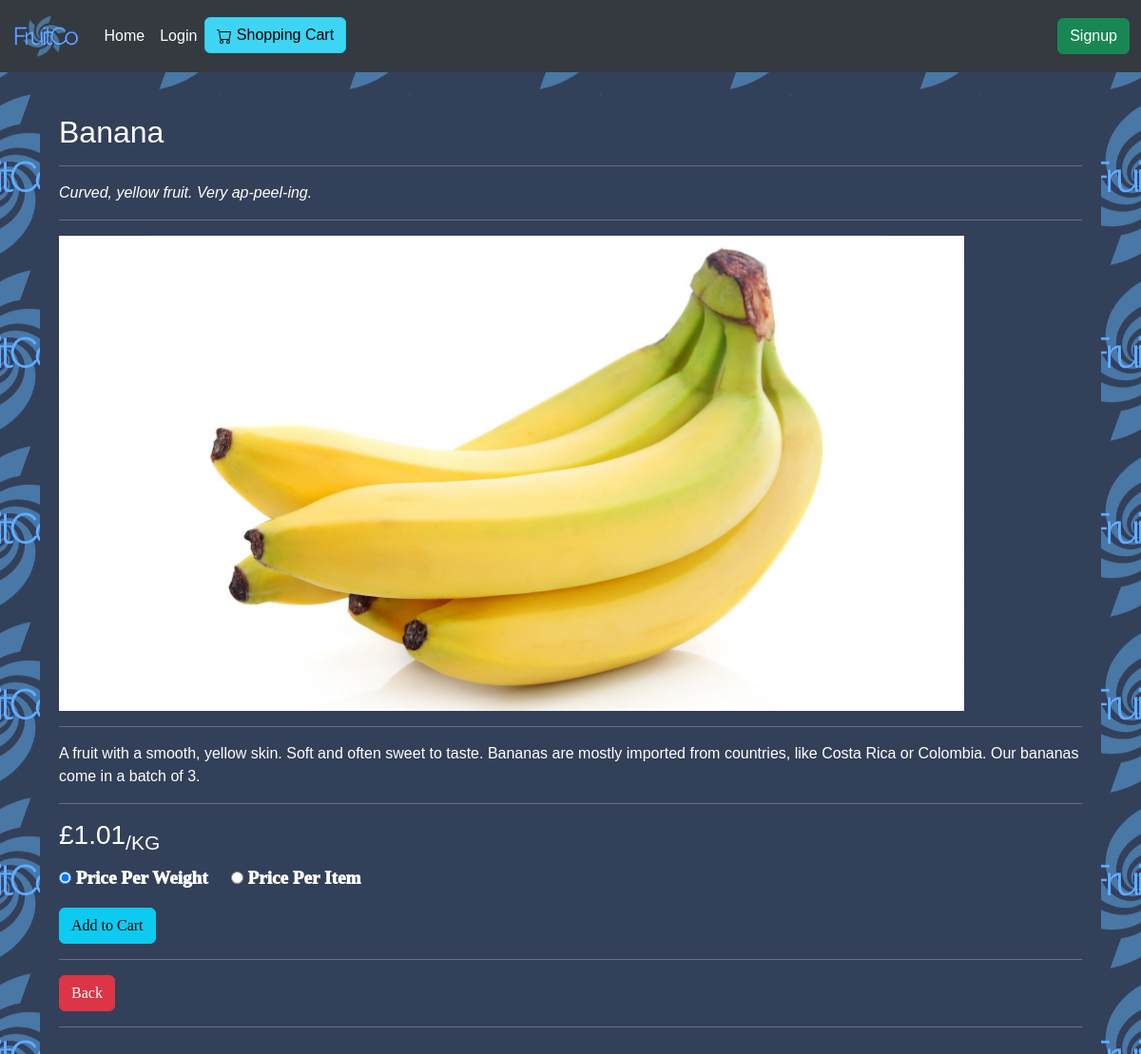
The page /itempage/1 on the database its author committed.
### shop.py (models this page shows, shortened)
class Items(db.Model):
    id = db.Column(db.Integer(), primary_key=True)
    item = db.Column(db.String(50), unique=True)
    price_pw = db.Column(db.Float(5))
    price_pi = db.Column(db.Float(5))
    short_desc = db.Column(db.String(100))
    long_desc = db.Column(db.String(200))
    environmental = db.Column(db.Integer())
    image = db.Column(db.String(200))
    filename = db.Column(db.String(100))

### shop.py (the view)
@app.route('/itempage/<string:id>')
def itempage(id):
    item = Items.query.get_or_404(id)
    return render_template('itempage.html', item=item)

### 22057083_website.zip/templates/itempage.html (shortened to what this page needs)
{% extends 'base.html' %}
{% block content %}
<br/>
<div class="credentials-container">
    <h2>{{ item.item }}</h2>
    <hr>
    <i>{{ item.short_desc }}</i>
    <hr>
    <img src="{{ url_for('static', filename=item.filename) }}" alt="{{ item.item }}", height="500px", width="auto">
    <hr>
    <p>{{ item.long_desc }}</p>
    <hr>
    <h3 id="{{ item.item }}" style="float: left;">£{{ item.price_pw }}<sub>/KG</sub></h3>
    <br/><br/>
    <form method="POST" action="/add_to_cart/{{item.id}}">
    <div class="index-form">
      <div class="info">
        <input type="radio"
          name="{{ item.item }}"
          id="{{ item.item }}pw"
          value="{{ item.price_pw }}"
          onClick="perWeight('{{ item.item }}', '{{ item.price_pw }}', '{{ item.short_desc }}', '{{ item.filename }}')" checked="checked">
        <label for="{{ item.item }}pw"><p>Price Per Weight</p></label>&emsp;
        <input type="radio"
          name="{{ item.item }}"
          id="{{ item.item }}pi"
          value="{{ item.price_pi }}"
          onClick="perItem('{{ item.item }}', '{{ item.price_pi }}', '{{ item.short_desc }}', '{{ item.filename }}')">
        <label for="{{ item.item }}pi"><p>Price Per Item</p></label>
        <br/>
        <button type="submit" class="btn btn-info">Add to Cart</button>
      </div>
    </form>
    <hr>
    <a class="btn btn-danger" href="{{ url_for('index') }}">Back</a>
    </div>
    <hr>
{% endblock %}

### templates/base.html (shortened to what this page needs)
<!doctype html>
<html lang="en">
  <head>
    <link href="{{ url_for('static', filename='stylesheet.css') }}" rel="stylesheet">
    <link href="https://cdn.jsdelivr.net/npm/bootstrap@5.3.0-alpha3/dist/css/bootstrap.min.css" rel="stylesheet">
  </head>
  <body id="body">
    {% include 'navbar.html' %}
    <div class="container">
        {% block content %}
        {% endblock %}
    </div>
  </body>
</html>

### templates/navbar.html (shortened to what this page needs)
<div>
  <nav class="navbar navbar-expand-lg bg-body-secondary" data-bs-theme="dark">
    <div class="container-fluid">
      <a class="navbar-brand" href="{{ url_for('index') }}"><img id="logo" src="{{ url_for('static', filename='FruitCo.png') }}"></a>
      <div class="collapse navbar-collapse" id="navbarSupportedContent">
        <ul class="navbar-nav me-auto mb-2 mb-lg-0">
          <li class="nav-item">
            <a class="nav-link active" aria-current="page" href="{{ url_for('index') }}">Home</a>
          </li>
          {% if not current_user.is_authenticated %}
            <li class="nav-item">
              <a class="nav-link active" href="{{ url_for('login') }}">Login</a>
            </li>
            <li class="nav-item">
              <a class="btn btn-info active" href="{{ url_for('cart') }}"> Shopping Cart</a>
            </li>
          </ul>
          <ul class="navbar-nav ms-auto">
            <li class="nav-item">
              <a class="btn btn-success" href="{{ url_for('signup') }}">Signup</a>
            </li>
          {% endif %}
          </ul>
      </div>
    </div>
  </nav>
</div>

### static/stylesheet.css (style rules this page uses)
#body { background-color: #334059; color: white; font-family: 'Franklin Gothic Medium', 'Arial Narrow', Arial, sans-serif; background-image: url('FruitCo_background.png'); background-position: center; }
h2 { font-family: 'Trebuchet MS', 'Lucida Sans Unicode', 'Lucida Grande', 'Lucida Sans', Arial, sans-serif; }
.index-form { font-family: 'Franklin Gothic Medium'; }
#logo { height: 50px; width: auto; }
.credentials-container { background-color: #334059; border-radius: 10px; padding: 20px; }
.info { font-family: 'Franklin Gothic Medium'; font-weight: 1000; font-size: larger; }

### rows shown on the page
Items: item "Banana", short_desc "Curved, yellow fruit. Very ap-peel-ing.", filename (picture), long_desc "A fruit with a smooth, yellow skin. Soft and often sweet to taste. Bananas are mostly imported from countries, like Costa Rica or Colombia. Our bananas come in a batch of 3.", price_pw "1.01"
